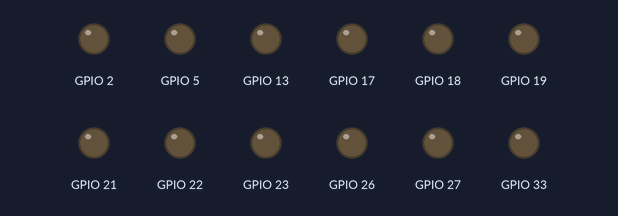
Recording of a program running on a simulated ESP32. Shown: output pins drawn as LEDs (lit = HIGH). WiFi joins after 1.5 s; servers stay silent unless stated; storage starts empty; what the program prints to the serial monitor is not drawn.

Above: at 1.1 s.
At 5.1 s:
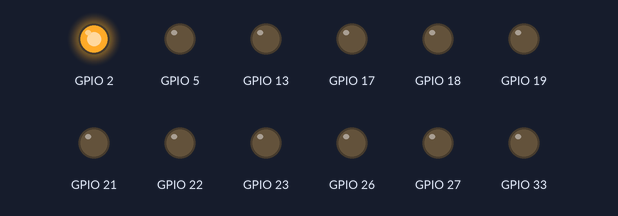
Timing chart, 0 to 6.6 s (numbered marks = the images above):
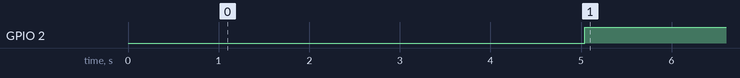

Measured:
- by itself, GPIO 2: LOW → HIGH at 5.0 s

The program:

main.cpp
```cpp
#include <Arduino.h>


#include <Valve.hpp>
#include <Regulator.hpp>
#include <Wifi_Module.hpp>


int incomingByte = 0;

Wifi_Module wifi_module;
Valve valve;
Regulator regulator;

// void setup() {
//   // put your setup code here, to run once:
//   Serial.begin(9600);
//   delay(1000);
//   WiFi.mode(WIFI_STA); //Optional
//   WiFi.begin(ssid, password);
//   Serial.println("\nConnecting");

//   while(WiFi.status() != WL_CONNECTED){
//       Serial.print(".");
//       delay(100);
//   }

//   Serial.println("\nConnected to the WiFi network");
//   Serial.print("Local ESP32 IP: ");
//   Serial.println(WiFi.localIP());
//   Serial.println("-");

//   Serial.println("[System Information] Initialization Starting...");
//   delay(1000);
//   valve.Initialization();
//   regulator.Initialization();


// }
void setup()
{
  Serial.begin(115200);
  delay(1000);
  Serial.println("[System Information] Initialization Starting...");

  wifi_module.Initialization();

  valve.Initialization();

  regulator.Initialization();
}

int value = 0;

void loop(){
  wifi_module.Loop();
}


// void loop() {
//   Serial.println("[User Information] Enter data:");
//   while (Serial.available() == 0) {}     //wait for data available
//   String teststr = Serial.readString();  //read until timeout
//   teststr.trim();                        // remove any \r \n whitespace at the end of the String
//   if (teststr == "Release") {
//     valve.Release();
//     Serial.println("[System Information]: Transfer to Release Mode.");
//     delay(1000);
//   } else if (teststr == "Shrink")
//   {
//     valve.Shrink();
//     Serial.println("[System Information]: Transfer to Shrink Mode.");
//     delay(1000);
//   }
//   else
//   {
//     int Pressure = teststr.toInt();
//     regulator.Start(Pressure);
//     Serial.print("[System Information]: Set Pressure: ");
//     Serial.print(teststr);
//     Serial.println(" to the Regulator.");
//     delay(1000);
//   }
// }
```
